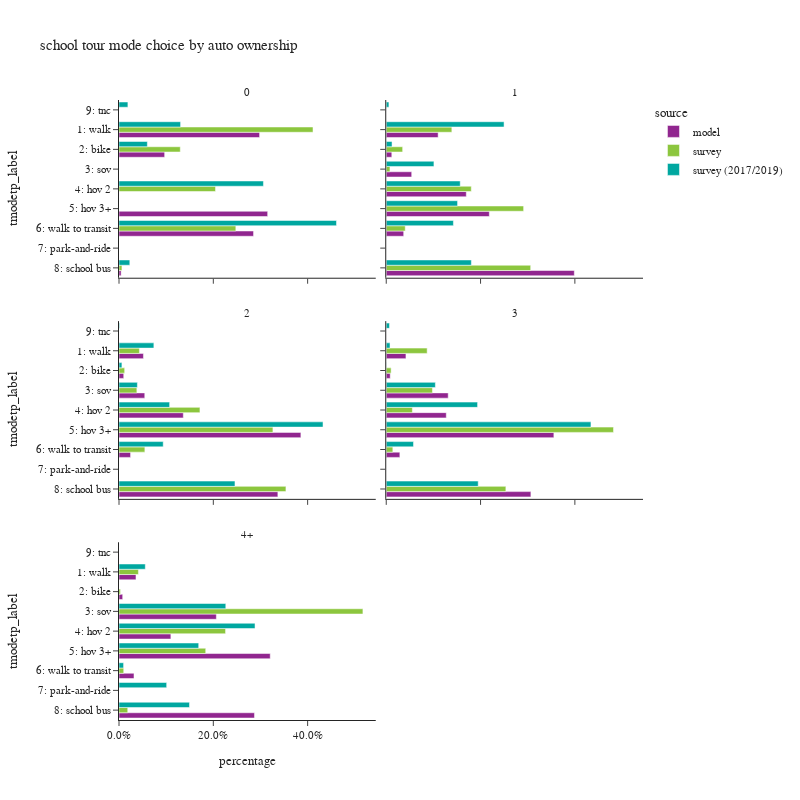

Write notebook code for a chart like this one.
### Code cell
plot_mode_choice(sc_tour.loc[sc_tour['auto_ownership_4+']!="-1"],"auto_ownership_4+",
                 {"auto_ownership_4+":["0","1","2","3","4+"],
                  "tmodetp_label":["1: walk","2: bike","3: sov","4: hov 2","5: hov 3+","6: walk to transit",
                                   "7: park-and-ride","8: school bus","9: other–survey only"]},
                 "auto ownership",2,800)

### Figure 1 — Plotly figure (JSON) as saved in the notebook; plotly's stock layout.template omitted (floating-point values rounded to 4 significant figures)
{"data": [{"alignmentgroup": "True", "customdata": [[5066], [1645], [1], [5357], [4848], [76]], "hovertemplate": "source=model<br>auto_ownership_4+=0<br>percentage=%{x}<br>tmodetp_label=%{y}<br>sample count=%{customdata[0]}<extra></extra>", "legendgroup": "model", "marker": {"color": "#91268F", "pattern": {"shape": ""}}, "name": "model", "offsetgroup": "model", "orientation": "h", "showlegend": true, "textposition": "auto", "type": "bar", "x": [0.2981, 0.0968, 5.885e-05, 0.3152, 0.2853, 0.004472], "xaxis": "x5", "y": ["1: walk", "2: bike", "4: hov 2", "5: hov 3+", "6: walk to transit", "8: school bus"], "yaxis": "y5"}, {"alignmentgroup": "True", "customdata": [[11544], [1237], [5662], [17805], [22923], [3882], [41831]], "hovertemplate": "source=model<br>auto_ownership_4+=1<br>percentage=%{x}<br>tmodetp_label=%{y}<br>sample count=%{customdata[0]}<extra></extra>", "legendgroup": "model", "marker": {"color": "#91268F", "pattern": {"shape": ""}}, "name": "model", "offsetgroup": "model", "orientation": "h", "showlegend": false, "textposition": "auto", "type": "bar", "x": [0.1101, 0.01179, 0.05398, 0.1698, 0.2186, 0.03701, 0.3988], "xaxis": "x6", "y": ["1: walk", "2: bike", "3: sov", "4: hov 2", "5: hov 3+", "6: walk to transit", "8: school bus"], "yaxis": "y6"}, {"alignmentgroup": "True", "customdata": [[13133], [2544], [13846], [34570], [97775], [6222], [85400], [5]], "hovertemplate": "source=model<br>auto_ownership_4+=2<br>percentage=%{x}<br>tmodetp_label=%{y}<br>sample count=%{customdata[0]}<extra></extra>", "legendgroup": "model", "marker": {"color": "#91268F", "pattern": {"shape": ""}}, "name": "model", "offsetgroup": "model", "orientation": "h", "showlegend": false, "textposition": "auto", "type": "bar", "x": [0.05181, 0.01004, 0.05462, 0.1364, 0.3857, 0.02454, 0.3369, 1.972e-05], "xaxis": "x3", "y": ["1: walk", "2: bike", "3: sov", "4: hov 2", "5: hov 3+", "6: walk to transit", "8: school bus", "9: tnc"], "yaxis": "y3"}, {"alignmentgroup": "True", "customdata": [[5485], [1112], [17250], [16713], [46664], [3788], [40269], [2]], "hovertemplate": "source=model<br>auto_ownership_4+=3<br>percentage=%{x}<br>tmodetp_label=%{y}<br>sample count=%{customdata[0]}<extra></extra>", "legendgroup": "model", "marker": {"color": "#91268F", "pattern": {"shape": ""}}, "name": "model", "offsetgroup": "model", "orientation": "h", "showlegend": false, "textposition": "auto", "type": "bar", "x": [0.04178, 0.00847, 0.1314, 0.1273, 0.3554, 0.02885, 0.3067, 1.523e-05], "xaxis": "x4", "y": ["1: walk", "2: bike", "3: sov", "4: hov 2", "5: hov 3+", "6: walk to transit", "8: school bus", "9: tnc"], "yaxis": "y4"}, {"alignmentgroup": "True", "customdata": [[2461], [534], [14110], [7519], [21920], [2173], [19636], [1]], "hovertemplate": "source=model<br>auto_ownership_4+=4+<br>percentage=%{x}<br>tmodetp_label=%{y}<br>sample count=%{customdata[0]}<extra></extra>", "legendgroup": "model", "marker": {"color": "#91268F", "pattern": {"shape": ""}}, "name": "model", "offsetgroup": "model", "orientation": "h", "showlegend": false, "textposition": "auto", "type": "bar", "x": [0.036, 0.007812, 0.2064, 0.11, 0.3207, 0.03179, 0.2873, 1.463e-05], "xaxis": "x", "y": ["1: walk", "2: bike", "3: sov", "4: hov 2", "5: hov 3+", "6: walk to transit", "8: school bus", "9: tnc"], "yaxis": "y"}, {"alignmentgroup": "True", "customdata": [[8], [2], [1], [6], [2]], "hovertemplate": "source=survey<br>auto_ownership_4+=0<br>percentage=%{x}<br>tmodetp_label=%{y}<br>sample count=%{customdata[0]}<extra></extra>", "legendgroup": "survey", "marker": {"color": "#8CC63E", "pattern": {"shape": ""}}, "name": "survey", "offsetgroup": "survey", "orientation": "h", "showlegend": true, "textposition": "auto", "type": "bar", "x": [0.4114, 0.13, 0.2047, 0.2477, 0.006245], "xaxis": "x5", "y": ["1: walk", "2: bike", "4: hov 2", "6: walk to transit", "8: school bus"], "yaxis": "y5"}, {"alignmentgroup": "True", "customdata": [[21], [11], [6], [19], [47], [17], [36]], "hovertemplate": "source=survey<br>auto_ownership_4+=1<br>percentage=%{x}<br>tmodetp_label=%{y}<br>sample count=%{customdata[0]}<extra></extra>", "legendgroup": "survey", "marker": {"color": "#8CC63E", "pattern": {"shape": ""}}, "name": "survey", "offsetgroup": "survey", "orientation": "h", "showlegend": false, "textposition": "auto", "type": "bar", "x": [0.1391, 0.0348, 0.007873, 0.1803, 0.2913, 0.04026, 0.3063], "xaxis": "x6", "y": ["1: walk", "2: bike", "3: sov", "4: hov 2", "5: hov 3+", "6: walk to transit", "8: school bus"], "yaxis": "y6"}, {"alignmentgroup": "True", "customdata": [[28], [8], [14], [59], [115], [20], [82]], "hovertemplate": "source=survey<br>auto_ownership_4+=2<br>percentage=%{x}<br>tmodetp_label=%{y}<br>sample count=%{customdata[0]}<extra></extra>", "legendgroup": "survey", "marker": {"color": "#8CC63E", "pattern": {"shape": ""}}, "name": "survey", "offsetgroup": "survey", "orientation": "h", "showlegend": false, "textposition": "auto", "type": "bar", "x": [0.04326, 0.012, 0.03787, 0.1716, 0.3264, 0.05485, 0.354], "xaxis": "x3", "y": ["1: walk", "2: bike", "3: sov", "4: hov 2", "5: hov 3+", "6: walk to transit", "8: school bus"], "yaxis": "y3"}, {"alignmentgroup": "True", "customdata": [[4], [2], [12], [11], [29], [1], [26]], "hovertemplate": "source=survey<br>auto_ownership_4+=3<br>percentage=%{x}<br>tmodetp_label=%{y}<br>sample count=%{customdata[0]}<extra></extra>", "legendgroup": "survey", "marker": {"color": "#8CC63E", "pattern": {"shape": ""}}, "name": "survey", "offsetgroup": "survey", "orientation": "h", "showlegend": false, "textposition": "auto", "type": "bar", "x": [0.08674, 0.01036, 0.09797, 0.0554, 0.4819, 0.014, 0.2537], "xaxis": "x4", "y": ["1: walk", "2: bike", "3: sov", "4: hov 2", "5: hov 3+", "6: walk to transit", "8: school bus"], "yaxis": "y4"}, {"alignmentgroup": "True", "customdata": [[1], [1], [10], [4], [2], [2], [5]], "hovertemplate": "source=survey<br>auto_ownership_4+=4+<br>percentage=%{x}<br>tmodetp_label=%{y}<br>sample count=%{customdata[0]}<extra></extra>", "legendgroup": "survey", "marker": {"color": "#8CC63E", "pattern": {"shape": ""}}, "name": "survey", "offsetgroup": "survey", "orientation": "h", "showlegend": false, "textposition": "auto", "type": "bar", "x": [0.04115, 0.003212, 0.5172, 0.226, 0.1839, 0.01002, 0.01854], "xaxis": "x", "y": ["1: walk", "2: bike", "3: sov", "4: hov 2", "5: hov 3+", "6: walk to transit", "8: school bus"], "yaxis": "y"}, {"alignmentgroup": "True", "customdata": [[20], [8], [4], [45], [2], [4]], "hovertemplate": "source=survey (2017/2019)<br>auto_ownership_4+=0<br>percentage=%{x}<br>tmodetp_label=%{y}<br>sample count=%{customdata[0]}<extra></extra>", "legendgroup": "survey (2017/2019)", "marker": {"color": "#00A7A0", "pattern": {"shape": ""}}, "name": "survey (2017/2019)", "offsetgroup": "survey (2017/2019)", "orientation": "h", "showlegend": true, "textposition": "auto", "type": "bar", "x": [0.1306, 0.06012, 0.3063, 0.4612, 0.02292, 0.01886], "xaxis": "x5", "y": ["1: walk", "2: bike", "4: hov 2", "6: walk to transit", "8: school bus", "9: tnc"], "yaxis": "y5"}, {"alignmentgroup": "True", "customdata": [[43], [16], [30], [60], [58], [83], [42], [1]], "hovertemplate": "source=survey (2017/2019)<br>auto_ownership_4+=1<br>percentage=%{x}<br>tmodetp_label=%{y}<br>sample count=%{customdata[0]}<extra></extra>", "legendgroup": "survey (2017/2019)", "marker": {"color": "#00A7A0", "pattern": {"shape": ""}}, "name": "survey (2017/2019)", "offsetgroup": "survey (2017/2019)", "orientation": "h", "showlegend": false, "textposition": "auto", "type": "bar", "x": [0.2498, 0.01231, 0.1011, 0.1569, 0.1512, 0.1424, 0.1805, 0.005676], "xaxis": "x6", "y": ["1: walk", "2: bike", "3: sov", "4: hov 2", "5: hov 3+", "6: walk to transit", "8: school bus", "9: tnc"], "yaxis": "y6"}, {"alignmentgroup": "True", "customdata": [[38], [6], [28], [98], [189], [55], [1], [110], [2]], "hovertemplate": "source=survey (2017/2019)<br>auto_ownership_4+=2<br>percentage=%{x}<br>tmodetp_label=%{y}<br>sample count=%{customdata[0]}<extra></extra>", "legendgroup": "survey (2017/2019)", "marker": {"color": "#00A7A0", "pattern": {"shape": ""}}, "name": "survey (2017/2019)", "offsetgroup": "survey (2017/2019)", "orientation": "h", "showlegend": false, "textposition": "auto", "type": "bar", "x": [0.07393, 0.006163, 0.03898, 0.1073, 0.4326, 0.09376, 5.074e-05, 0.2459, 0.001215], "xaxis": "x3", "y": ["1: walk", "2: bike", "3: sov", "4: hov 2", "5: hov 3+", "6: walk to transit", "7: park-and-ride", "8: school bus", "9: tnc"], "yaxis": "y3"}, {"alignmentgroup": "True", "customdata": [[7], [1], [12], [27], [54], [8], [26], [1]], "hovertemplate": "source=survey (2017/2019)<br>auto_ownership_4+=3<br>percentage=%{x}<br>tmodetp_label=%{y}<br>sample count=%{customdata[0]}<extra></extra>", "legendgroup": "survey (2017/2019)", "marker": {"color": "#00A7A0", "pattern": {"shape": ""}}, "name": "survey (2017/2019)", "offsetgroup": "survey (2017/2019)", "orientation": "h", "showlegend": false, "textposition": "auto", "type": "bar", "x": [0.007985, 0.0003533, 0.1042, 0.1937, 0.4341, 0.05781, 0.195, 0.00688], "xaxis": "x4", "y": ["1: walk", "2: bike", "3: sov", "4: hov 2", "5: hov 3+", "6: walk to transit", "8: school bus", "9: tnc"], "yaxis": "y4"}, {"alignmentgroup": "True", "customdata": [[1], [10], [9], [9], [3], [1], [10]], "hovertemplate": "source=survey (2017/2019)<br>auto_ownership_4+=4+<br>percentage=%{x}<br>tmodetp_label=%{y}<br>sample count=%{customdata[0]}<extra></extra>", "legendgroup": "survey (2017/2019)", "marker": {"color": "#00A7A0", "pattern": {"shape": ""}}, "name": "survey (2017/2019)", "offsetgroup": "survey (2017/2019)", "orientation": "h", "showlegend": false, "textposition": "auto", "type": "bar", "x": [0.05577, 0.2264, 0.2885, 0.169, 0.009711, 0.1011, 0.1495], "xaxis": "x", "y": ["1: walk", "3: sov", "4: hov 2", "5: hov 3+", "6: walk to transit", "7: park-and-ride", "8: school bus"], "yaxis": "y"}], "layout": {"annotations": [{"font": {}, "showarrow": false, "text": "4+", "x": 0.245, "xanchor": "center", "xref": "paper", "y": 0.2867, "yanchor": "bottom", "yref": "paper"}, {"font": {}, "showarrow": false, "text": "2", "x": 0.245, "xanchor": "center", "xref": "paper", "y": 0.6433, "yanchor": "bottom", "yref": "paper"}, {"font": {}, "showarrow": false, "text": "3", "x": 0.755, "xanchor": "center", "xref": "paper", "y": 0.6433, "yanchor": "bottom", "yref": "paper"}, {"font": {}, "showarrow": false, "text": "0", "x": 0.245, "xanchor": "center", "xref": "paper", "y": 1.0, "yanchor": "bottom", "yref": "paper"}, {"font": {}, "showarrow": false, "text": "1", "x": 0.755, "xanchor": "center", "xref": "paper", "y": 1.0, "yanchor": "bottom", "yref": "paper"}], "barmode": "group", "height": 800, "legend": {"title": {"text": "source"}, "tracegroupgap": 0}, "title": {"text": "school tour mode choice by auto ownership"}, "width": 800, "xaxis": {"anchor": "y", "domain": [0.0, 0.49], "tickformat": ".1%", "title": {"text": "percentage"}}, "xaxis2": {"anchor": "y2", "domain": [0.51, 1.0], "matches": "x", "tickformat": ".1%", "title": {"text": "percentage"}}, "xaxis3": {"anchor": "y3", "domain": [0.0, 0.49], "matches": "x", "showticklabels": false, "tickformat": ".1%"}, "xaxis4": {"anchor": "y4", "domain": [0.51, 1.0], "matches": "x", "showticklabels": false, "tickformat": ".1%"}, "xaxis5": {"anchor": "y5", "domain": [0.0, 0.49], "matches": "x", "showticklabels": false, "tickformat": ".1%"}, "xaxis6": {"anchor": "y6", "domain": [0.51, 1.0], "matches": "x", "showticklabels": false, "tickformat": ".1%"}, "yaxis": {"anchor": "x", "categoryarray": ["9: other–survey only", "8: school bus", "7: park-and-ride", "6: walk to transit", "5: hov 3+", "4: hov 2", "3: sov", "2: bike", "1: walk"], "categoryorder": "array", "domain": [0.0, 0.2867], "title": {"text": "tmodetp_label"}}, "yaxis2": {"anchor": "x2", "domain": [0.0, 0.2867], "matches": "y", "showticklabels": false}, "yaxis3": {"anchor": "x3", "categoryarray": ["9: other–survey only", "8: school bus", "7: park-and-ride", "6: walk to transit", "5: hov 3+", "4: hov 2", "3: sov", "2: bike", "1: walk"], "categoryorder": "array", "domain": [0.3567, 0.6433], "matches": "y", "title": {"text": "tmodetp_label"}}, "yaxis4": {"anchor": "x4", "domain": [0.3567, 0.6433], "matches": "y", "showticklabels": false}, "yaxis5": {"anchor": "x5", "categoryarray": ["9: other–survey only", "8: school bus", "7: park-and-ride", "6: walk to transit", "5: hov 3+", "4: hov 2", "3: sov", "2: bike", "1: walk"], "categoryorder": "array", "domain": [0.7133, 1.0], "matches": "y", "title": {"text": "tmodetp_label"}}, "yaxis6": {"anchor": "x6", "domain": [0.7133, 1.0], "matches": "y", "showticklabels": false}}}
